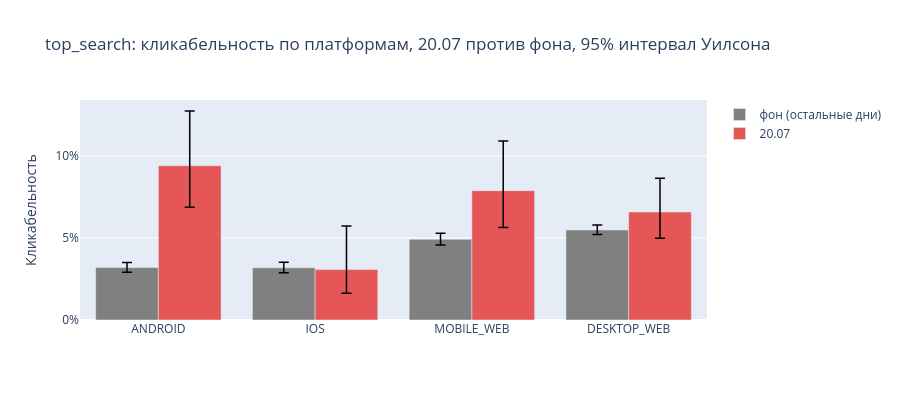

The cell this chart's notebook holds for it:
### Code cell
p = mart[mart["dim"] == "platform"].set_index("grp")
fig = go.Figure()
for suf, color, label in (("base", "grey", "фон (остальные дни)"), ("0720", "#E45756", "20.07")):
    v, lo, hi = p["ctr_" + suf], p["ctr_" + suf + "_lo"], p["ctr_" + suf + "_hi"]
    fig.add_trace(go.Bar(
        x=p.index, y=v, name=label, marker_color=color,
        error_y=dict(type="data", symmetric=False, array=hi - v, arrayminus=v - lo, color="black", thickness=1.5, width=5),
        customdata=np.column_stack([100 * v, 100 * lo, 100 * hi]),
        hovertemplate="%{x}<br>Среднее: %{customdata[0]:.2f}%<br>95% ДИ: [%{customdata[1]:.2f}%; %{customdata[2]:.2f}%]<extra>" + label + "</extra>",
    ))
fig.update_layout(barmode="group", height=400, yaxis_title="Кликабельность", yaxis_tickformat=".0%",
                  title="top_search: кликабельность по платформам, 20.07 против фона, 95% интервал Уилсона")
fig_platform = fig
fig.show()

### Figure 1 — Plotly figure (JSON) as saved in the notebook; plotly's stock layout.template omitted (floating-point values rounded to 4 significant figures)
{"data": [{"customdata": [[3.195, 2.915, 3.5], [3.183, 2.878, 3.518], [4.917, 4.569, 5.29], [5.488, 5.205, 5.786]], "error_y": {"array": [0.003056, 0.003358, 0.00373, 0.002978], "arrayminus": [0.002797, 0.003047, 0.00348, 0.002833], "color": "black", "symmetric": false, "thickness": 1.5, "type": "data", "width": 5}, "hovertemplate": "%{x}<br>Среднее: %{customdata[0]:.2f}%<br>95% ДИ: [%{customdata[1]:.2f}%; %{customdata[2]:.2f}%]<extra>фон (остальные дни)</extra>", "marker": {"color": "grey"}, "name": "фон (остальные дни)", "type": "bar", "x": ["ANDROID", "IOS", "MOBILE_WEB", "DESKTOP_WEB"], "y": [0.03195, 0.03183, 0.04917, 0.05488]}, {"customdata": [[9.399, 6.867, 12.74], [3.072, 1.624, 5.734], [7.882, 5.638, 10.92], [6.583, 4.986, 8.644]], "error_y": {"array": [0.03339, 0.02662, 0.03033, 0.02061], "arrayminus": [0.02533, 0.01447, 0.02244, 0.01597], "color": "black", "symmetric": false, "thickness": 1.5, "type": "data", "width": 5}, "hovertemplate": "%{x}<br>Среднее: %{customdata[0]:.2f}%<br>95% ДИ: [%{customdata[1]:.2f}%; %{customdata[2]:.2f}%]<extra>20.07</extra>", "marker": {"color": "#E45756"}, "name": "20.07", "type": "bar", "x": ["ANDROID", "IOS", "MOBILE_WEB", "DESKTOP_WEB"], "y": [0.09399, 0.03072, 0.07882, 0.06583]}], "layout": {"barmode": "group", "height": 400, "title": {"text": "top_search: кликабельность по платформам, 20.07 против фона, 95% интервал Уилсона"}, "yaxis": {"tickformat": ".0%", "title": {"text": "Кликабельность"}}}}
